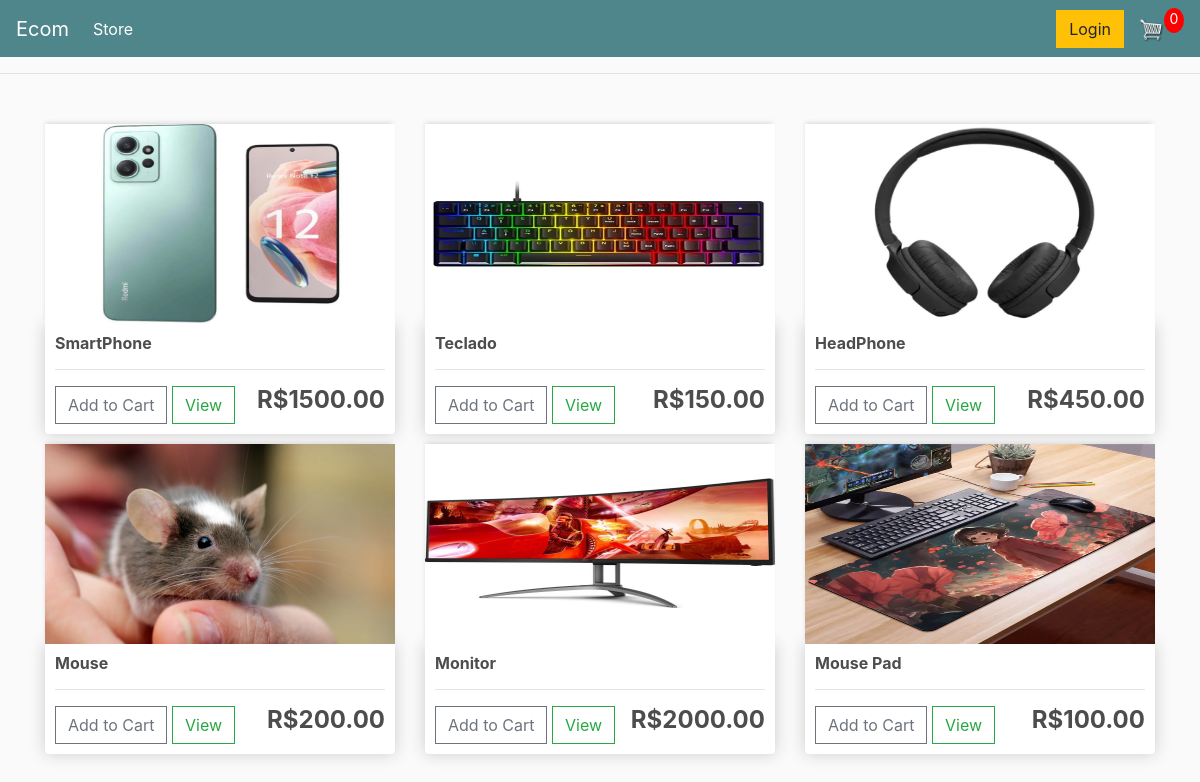
The page / on the database its author committed.
### store/models.py (models this page shows, shortened)
class Product(models.Model):
    name = models.CharField(max_length=200)
    price = models.FloatField()
    digital = models.BooleanField(default=False,null=True, blank=True)
    image  = models.ImageField(null=True, blank=True)
    @property
    def imageURL(self):
        try:
            url = self.image.url
        except:
            url = ''
        return url

### store/views.py (the view)
# urls.py: path('',include('store.urls')),
def store(request):
     if request.user.is_authenticated:
          customer= request.user.customer
          order, created = Order.objects.get_or_create(customer=customer, complete=False)
          items = order.orderitem_set.all()
          cartItems = order.get_cart_items
     else:
          items = []
          order= {'get_cart_total':0,'get_cart_items':0}
          cartItems = order['get_cart_items']
     products = Product.objects.all()
     context = {'products':products, 'order':order, 'cartItems':cartItems}
     return render(request, 'store/store.html', context)

### store/templates/store/store.html
{% extends 'store/main.html' %}
{% load static %}
{% block content %}
	<div class="row">
		{% for product in products %}
		<div class="col-lg-4">
			<img class="thumbnail" src="{{ product.imageURL }}">
			<div class="box-element product">
				<h6><strong>{{product.name}}</strong></h6>
				<hr>
				<button data-product="{{product.id}}" data-action="add" class="btn btn-outline-secondary add-btn update-cart">Add to Cart</button>
				<a class="btn btn-outline-success" href="#">View</a>
				<h4 style="display: inline-block; float: right"><strong>
					R${{ product.price|floatformat:2}}
				</strong></h4>
			</div>
		</div>
		{% endfor %}
	</div>
{% endblock content %}

### static/css/main.css (style rules this page uses)
body { background-color: hsl(0, 0%, 98%); }
h1,h2,h3,h4,h5,h6 { color:hsl(0, 0%, 30%); }
.box-element { box-shadow:hsl(0, 0%, 80%) 0 0 16px; background-color: #fff; border-radius: 4px; padding: 10px; }
.thumbnail { width: 100%; height: 200px; -webkit-box-shadow: -1px -3px 5px -2px rgba(214,214,214,1); -moz-box-shadow: -1px -3px 5px -2px rgba(214,214,214,1); box-shadow: -1px -3px 5px -2px rgba(214,214,214,1); }
.product { border-radius: 0 0 4px 4px; }
.col-lg-4, .col-lg-6, .col-lg-8, .col-lg-12 { margin-top: 10px; }
.btn { border-radius: 0; }

### rows shown on the page
Product: imageURL (picture), name "SmartPhone", price "1500.00"
Product: imageURL (picture), name "Teclado", price "150.00"
Product: imageURL (picture), name "HeadPhone", price "450.00"
Product: imageURL (picture), name "Mouse", price "200.00"
Product: imageURL (picture), name "Monitor", price "2000.00"
Product: imageURL (picture), name "Mouse Pad", price "100.00"

### other values the page prints
{{ cartItems }} "0"
